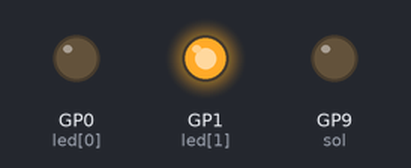
Simulated run of this program. Board: Raspberry Pi Pico running MicroPython. Parts: output pins drawn as LEDs (lit = HIGH). At 2.1 s the program stops and its outputs stay as they are.

Above: at 0.16 s.
At 2.2 s:
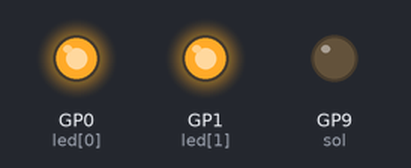
Timing chart, 0 to 3.6 s (numbered marks = the images above):
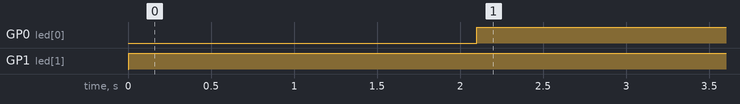

The program:

iosample.py
```python
from machine import Pin,PWM
from time import sleep, sleep_ms,sleep_us

led = [Pin(0,Pin.OUT), Pin(1,Pin.OUT) ]
sol = Pin(9,Pin.OUT)

for i in range(20):
    led[1].value(0)
    sleep_ms(5)
    led[1].value(1)
    sleep_ms(100)

led[0].value(1)
```

Measured:
- by itself, GP0 (led[0]): LOW → HIGH at 2.1 s
- by itself, GP1 (led[1]): LOW → HIGH at 0.01 s
